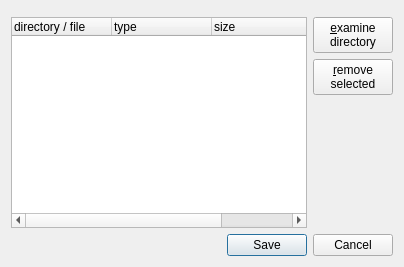
<?xml version="1.0" encoding="UTF-8"?>
<ui version="4.0">
 <class>MCreateArchive</class>
 <widget class="QDialog" name="MCreateArchive">
  <property name="geometry">
   <rect>
    <x>0</x>
    <y>0</y>
    <width>404</width>
    <height>267</height>
   </rect>
  </property>
  <property name="windowTitle">
   <string>create tarball</string>
  </property>
  <property name="windowIcon">
   <iconset resource="resfile.qrc">
    <normaloff>:/new/icons/icons/tgz.png</normaloff>:/new/icons/icons/tgz.png</iconset>
  </property>
  <layout class="QVBoxLayout" name="verticalLayout_2">
   <item>
    <widget class="MFileChooser" name="wdgDir" native="true"/>
   </item>
   <item>
    <layout class="QHBoxLayout" name="horizontalLayout">
     <item>
      <widget class="QTreeWidget" name="treeFiles">
       <property name="contextMenuPolicy">
        <enum>Qt::CustomContextMenu</enum>
       </property>
       <property name="selectionMode">
        <enum>QAbstractItemView::ExtendedSelection</enum>
       </property>
       <column>
        <property name="text">
         <string>directory / file</string>
        </property>
       </column>
       <column>
        <property name="text">
         <string>type</string>
        </property>
       </column>
       <column>
        <property name="text">
         <string>size</string>
        </property>
       </column>
       <column>
        <property name="text">
         <string>permissions</string>
        </property>
       </column>
      </widget>
     </item>
     <item>
      <layout class="QVBoxLayout" name="verticalLayout">
       <item>
        <widget class="QPushButton" name="btExamine">
         <property name="text">
          <string>&amp;examine
directory</string>
         </property>
        </widget>
       </item>
       <item>
        <widget class="QPushButton" name="btRmSel">
         <property name="text">
          <string>&amp;remove
selected</string>
         </property>
         <property name="icon">
          <iconset resource="resfile.qrc">
           <normaloff>:/new/icons/icons/stop.png</normaloff>:/new/icons/icons/stop.png</iconset>
         </property>
        </widget>
       </item>
       <item>
        <spacer name="verticalSpacer">
         <property name="orientation">
          <enum>Qt::Vertical</enum>
         </property>
         <property name="sizeHint" stdset="0">
          <size>
           <width>20</width>
           <height>40</height>
          </size>
         </property>
        </spacer>
       </item>
      </layout>
     </item>
    </layout>
   </item>
   <item>
    <widget class="QDialogButtonBox" name="buttonBox">
     <property name="orientation">
      <enum>Qt::Horizontal</enum>
     </property>
     <property name="standardButtons">
      <set>QDialogButtonBox::Cancel|QDialogButtonBox::Save</set>
     </property>
    </widget>
   </item>
  </layout>
 </widget>
 <customwidgets>
  <customwidget>
   <class>MFileChooser</class>
   <extends>QWidget</extends>
   <header>filechooser.h</header>
   <container>1</container>
  </customwidget>
 </customwidgets>
 <resources>
  <include location="resfile.qrc"/>
 </resources>
 <connections>
  <connection>
   <sender>buttonBox</sender>
   <signal>accepted()</signal>
   <receiver>MCreateArchive</receiver>
   <slot>accept()</slot>
   <hints>
    <hint type="sourcelabel">
     <x>248</x>
     <y>254</y>
    </hint>
    <hint type="destinationlabel">
     <x>157</x>
     <y>274</y>
    </hint>
   </hints>
  </connection>
  <connection>
   <sender>buttonBox</sender>
   <signal>rejected()</signal>
   <receiver>MCreateArchive</receiver>
   <slot>reject()</slot>
   <hints>
    <hint type="sourcelabel">
     <x>316</x>
     <y>260</y>
    </hint>
    <hint type="destinationlabel">
     <x>286</x>
     <y>274</y>
    </hint>
   </hints>
  </connection>
 </connections>
</ui>
